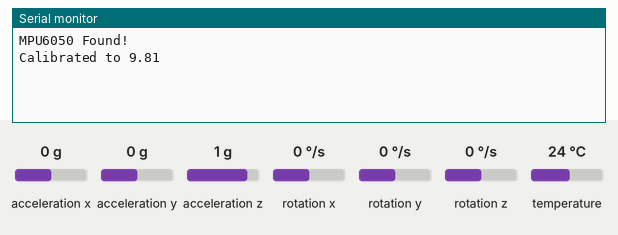
Bench run of a program on a simulated ESP32. Parts: the last lines printed to the serial monitor. Inputs (shaded band) come from the test bench; at power-on: acceleration x 0 g, acceleration y 0 g, acceleration z 1 g, rotation x 0 °/s, rotation y 0 °/s, rotation z 0 °/s, temperature 24 °C. A WiFi scan finds three made-up networks.

Above: at 3.2 s.
3.3 s: acceleration x set to -1.4 g
At 5.2 s:
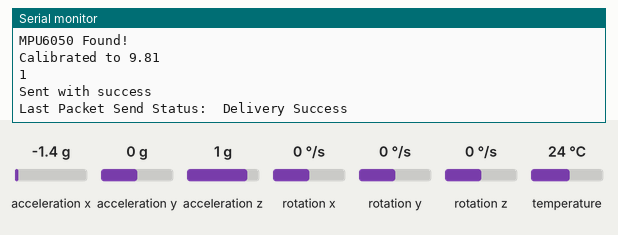
5.5 s: acceleration x set to 0 g
At 8.3 s:
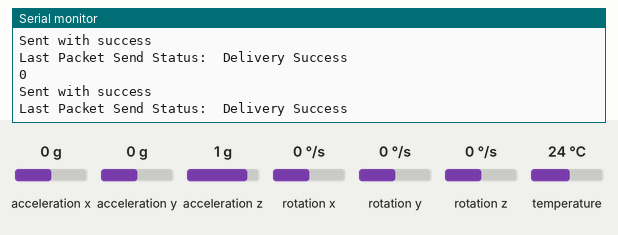

Measured:
- after the input at 3.3 s, the serial monitor: prints a new line after 0.70 s (image 1)
- after the input at 5.5 s, the serial monitor: prints a new line after 2.5 s (image 2)

The program:

main.cpp
```cpp
/*
  Gavin Epperson
  UCA Honors Capstone, Fall 2021

  WasherWatcher LaundrySender code
  "main.cpp"

  Code to be flashed onto each machine sensor microcontroller (ESP32).
  Each microcontroller is connected to an MPU-6050 accelerometer, which it uses to determine the status of the machine.
  Data is sent to LaundryReceiver microcontrollers (given in receiverMacAddress variable).
*/

#include <Arduino.h>
#include <esp_now.h>
#include <WiFi.h>
#include <esp_wifi.h>
#include <Adafruit_MPU6050.h>
#include <Arduino_JSON.h>

constexpr char WIFI_SSID[] = "UCAWIRELESS"; // String name of the WiFi network to connect to
char BOARD_ID[] = "FARRIS_WASHER_2";        // String name of this board (aka the machine it is attached to)

const unsigned long MEASUREDELAY = 400;     // Time between each sensor reading
const unsigned long EVALDELAY = 2000;       // Time between each determination of whether the machine is on or off

/*
  Receiver microcontroller MAC Address. Notice that for ESP32 units, it can simply be the WiFi.macAddress() value
  but for ESP8266 units, it needs to be the WiFi.softAPmacAddress() value. ESP32s can use either.
  This is probably due to the receiver being both an STA and soft AP unit, but I'm not sure.
*/
uint8_t receiverMacAddress[] = {0x94, 0xB9, 0x7E, 0xFA, 0x5A, 0x3D};


// Callback when data is sent over ESP-NOW
void onDataSent(const uint8_t *mac_addr, esp_now_send_status_t status) {
  Serial.print("\r\nLast Packet Send Status:\t");
  Serial.println(status == ESP_NOW_SEND_SUCCESS ? "Delivery Success" : "Delivery Fail");
}

// Used to ensure the sender and receiver are on the same WiFi channel
int32_t getWiFiChannel(const char *ssid) {
  if (int32_t n = WiFi.scanNetworks()) {
    for (uint8_t i=0; i<n; i++) {
      if (!strcmp(ssid, WiFi.SSID(i).c_str())) {
        return WiFi.channel(i);
      }
    }
  }
  return 0;
}

// Helper function used to establish an ESP-NOW connection with the receiver safely
bool prepareEspNow() {

  // Set ESP32 as a Wi-Fi Station
  WiFi.mode(WIFI_STA);

  // The following code ensures that the ESP-NOW connection doesn't have issues caused by channel conflicts
  int32_t channel = getWiFiChannel(WIFI_SSID);

  WiFi.printDiag(Serial); // Print to verify channel number before
  esp_wifi_set_promiscuous(true);
  esp_wifi_set_channel(channel, WIFI_SECOND_CHAN_NONE);
  esp_wifi_set_promiscuous(false);
  WiFi.printDiag(Serial); // Print to verify channel change after


  // Init ESP-NOW
  if (esp_now_init() != ESP_OK) {
    Serial.println("Error initializing ESP-NOW");
    return false;
  }

  // Once ESP-NOW is successfully initialized, register the onSend callback
  esp_now_register_send_cb(onDataSent);

  // Register peer (the receiver microcontroller) to communicate with
  esp_now_peer_info_t peerInfo;
  memcpy(peerInfo.peer_addr, receiverMacAddress, 6);
  peerInfo.channel = 0;
  peerInfo.encrypt = false;

  // Add peer
  if (esp_now_add_peer(&peerInfo) != ESP_OK){
    Serial.println("Failed to add peer");
    return false;
  }

  return true;
}

// Structure to send data. Must match the receiver structure
typedef struct {
  char id[32];
  bool machineOn;
} sensor_message;


/************************** AccReadings Class ****************************
 * A class used to group the readings from the MPU 6050 together
 * Also allows us to average the 3-axes into a single reading
 *************************************************************************/
class AccReadings {
  private:
    float accX;
    float accY;
    float accZ;

  public:
    AccReadings(float, float, float);
    float getTotalAcc();
};

// Constructor, given the 3-axes as floats
AccReadings::AccReadings(float accX, float accY, float accZ) {
  this->accX = accX;
  this->accY = accY;
  this->accZ = accZ;
}

// A method that returns a single average reading given the three axes data points
float AccReadings::getTotalAcc() {
  return sqrt(sq(accX) + sq(accY) + sq(accZ));
}


/***************** SensorUnit Class Definition *************************
 * This class defines all helpful methods and variables for the accelerometer,
 * keeping track of the running reading totals to calculate whatever average is needed
 ************************************************************************/
class SensorUnit {
  private:
    const float STATUS_THRESHOLD_PERCENT = 0.01;
    Adafruit_MPU6050 mpu;
    sensors_event_t a, g, temp;
    AccReadings getAccReadings();
    float runningTotal = 0.0;
    int totalReadings = 0;
    float calibrationAccAvg = 0.0;
    sensor_message currentMessageToSend;

  public:
    bool isCalibrated = false;
    bool initMPU();
    void addReading();
    void calibrate();
    bool determineStatus();
    float getTemperature();
    void setMessage(char[32]);
    sensor_message getMsg();
};

// Initialize the MPU6050 accelerometer. If unable to find it return false.
bool SensorUnit::initMPU() {
  if (!mpu.begin()) {
    Serial.println("Failed to find MPU6050 chip");
    return false;
  }
  Serial.println("MPU6050 Found!");
  return true;
}

// Helper method to add an accelerometer reading to the running total
void SensorUnit::addReading() {
  this->runningTotal += this->getAccReadings().getTotalAcc();
  this->totalReadings++;
}

// "Calibrates" the accelerometer, assuming it isn't moving. Results used to evaluate machine state.
void SensorUnit::calibrate() {
  if (totalReadings != 0)  { this->calibrationAccAvg = runningTotal / totalReadings; }
  else { this->calibrationAccAvg = 0; }

  Serial.print("Calibrated to ");
  Serial.println(this->calibrationAccAvg);

  this->runningTotal = 0.0;
  this->totalReadings = 0;
  this->isCalibrated = true;
}

// Determines the state of the machine (on/off) by comparing it to the calibration baseline
bool SensorUnit::determineStatus() {
  // Safely determine the current average
  float currentAvg = 0;
  if (this->totalReadings != 0) {
    currentAvg = this->runningTotal / this->totalReadings;
  }

  // Reset for next cycle
  this->runningTotal = 0;
  this->totalReadings = 0;

  // Determine the percent difference between currentAvg and calibrationAvg
  // Uses the equation %diff = |a - b| / ((a+b)/2) , where a and b are 2 numbers
  double calcDifference = abs(currentAvg - this->calibrationAccAvg);
  double calcAverage = (currentAvg + this->calibrationAccAvg) / 2.0;

  if ((calcDifference / calcAverage) >= this->STATUS_THRESHOLD_PERCENT) {
    this->currentMessageToSend.machineOn = true;
    return true;
  } else {
    this->currentMessageToSend.machineOn = false;
    return false;
  }
}

// Sets the string message to send over ESP-NOW. Likely the machine's name.
void SensorUnit::setMessage(char msg[]) {
  strcpy(currentMessageToSend.id, msg);
}

// Returns the message to send over ESP-NOW. Likely the machine's name.
sensor_message SensorUnit::getMsg() {
  return this->currentMessageToSend;
}

// Returns the current accelerometer readings in the form of the custom AccReadings object
AccReadings SensorUnit::getAccReadings() {
  mpu.getEvent(&a, &g, &temp);
  // Save current acceleration values
  return AccReadings(a.acceleration.x, a.acceleration.y, a.acceleration.z);
}

// Returns the current temperature provided by the sensor. Currently unused.
float SensorUnit::getTemperature() {
  mpu.getEvent(&a, &g, &temp);
  return temp.temperature;
}


/******************* Arduino Setup() Function ****************************
 * Defines the global SensorUnit variable then runs Arduino's built-in setup() function.
 * Here, setup() prepares the ESP-NOW connection and initializes the machineUnit variable.
 **************************************************************************/

SensorUnit machineUnit = SensorUnit();

void setup() {
  Serial.begin(115200);

  if (prepareEspNow() == false) {
    Serial.println("ESP-Now failed to initialize, exiting setup now.");
    return;
  }

  if (machineUnit.initMPU() == false) {
    Serial.println("Error initializing hardware, exiting setup now.");
    return;
  }

  machineUnit.setMessage(BOARD_ID);
}

/******************* Arduino Loop() Function ****************************
 * Runs Arduino's built-in loop() function, which repeats indefinitely while the microcontroller is powered.
 * Here, loop() takes measurement every MEASUREDELAY milliseconds and evaluates the state
 * of the machine based off these measurements every EVALDELAY milliseconds.
 * After determining the machine's status, it sends these results through ESP-NOW and resets.
 *************************************************************************/

// Timer variables for use in the loop (determine when to read from the sensor and evaluate state)
unsigned long lastMeasurementTime = 0;
unsigned long lastEvaluationTime = 0;


void loop() {
  unsigned long startingTime = millis();

  // Take simple measurements and add to running average
  if ((startingTime - lastMeasurementTime) > MEASUREDELAY) {
    machineUnit.addReading();
    lastMeasurementTime = millis();
  }

  // Determine the machine's status and send the results via ESP-NOW
  if ((startingTime - lastEvaluationTime) > EVALDELAY) {

    // Ensure machine is calibrated before performing the first evaluation
    if (machineUnit.isCalibrated) {

      machineUnit.determineStatus();

      // Send message via ESP-NOW
      sensor_message currentMsg = machineUnit.getMsg();
      Serial.println(currentMsg.machineOn);
      esp_err_t result = esp_now_send(receiverMacAddress, (uint8_t *) &currentMsg, sizeof(currentMsg));

      if (result == ESP_OK) {
        Serial.println("Sent with success");
      }
      else {
        Serial.println("Error sending the data");
      }

    } else {
      machineUnit.calibrate();
    }

    // Reset timer for next evaluation
    lastEvaluationTime = millis();
  }
}
```
